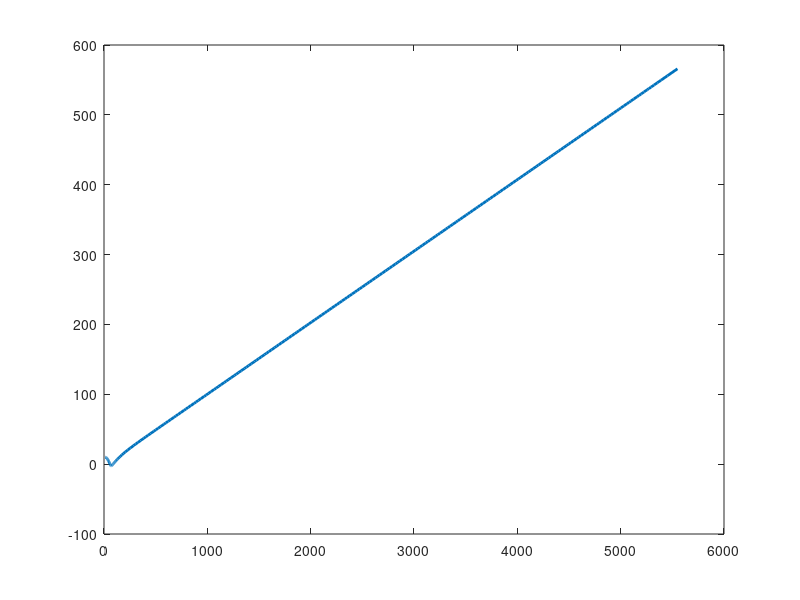

This chart was generated by the following MATLAB code:
function zoher_version_of_place()

    g = 9.81;        % acceleration due to gravity (m/s^2)
    m = 65000;      % mass of airplane (kg)
    rho = 1.3;      % density of air (kg/m^3)
    A = 330;        % cross-sectional area of plane (m^2)
    C_l = 2.56;     % coefficient of lift (dimensionless)
    C_D = 0.6;      % coefficient of drag (dimensionless)
    
    %F_thrust = 750000;
    
    initial_pos = [10, 10];
    initial_vel = [30, 0];
    
    [TIME, Y] = ode45(@differentials, [0, 500], [initial_pos, initial_vel]);
    
    plot(Y(:,1), Y(:,2), 'linewidth', 2);

    function res = differentials(t, W)
        P = W(1:2);
        V = W(3:4);
        
        v = norm(V);
        v_hat = V / v;
        s_hat = fliplr(v_hat);
        
        F_thrust = 750000*exp(-P(2));
        
        dPdt = V;
        dVdt = [0; -g] + ([F_thrust;F_thrust]/m) + ((rho*A*v^2) / (2*m)) * (C_l*s_hat - C_D*v_hat);
        
        res = [dPdt; dVdt];
    end

end